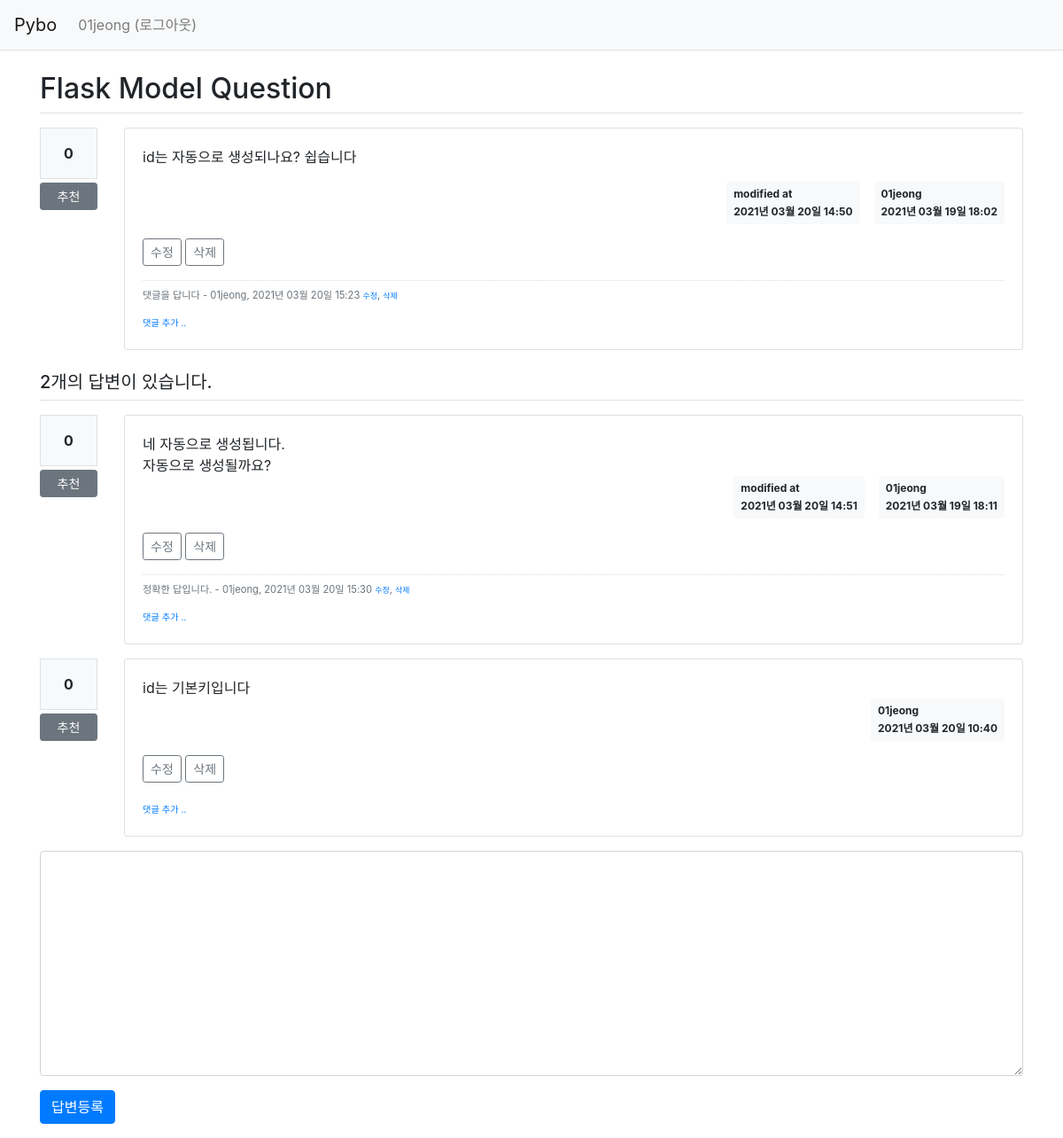
Screenshot of /question/detail/2/ (signed in) with the database file from the repository.
### pybo/models.py (models this page shows)
class User(db.Model):
    id = db.Column(db.Integer, primary_key=True)
    username = db.Column(db.String(150), unique=True, nullable=False)
    password = db.Column(db.String(200), nullable=False)
    email = db.Column(db.String(120), unique=True, nullable=False)

class Question(db.Model):
    id = db.Column(db.Integer, primary_key=True)
    subject = db.Column(db.String(200), nullable=False)
    content = db.Column(db.Text(), nullable=False)
    create_date = db.Column(db.DateTime(), nullable=False)
    user_id = db.Column(db.Integer, db.ForeignKey('user.id', ondelete='CASCADE'), nullable=False)
    user = db.relationship('User', backref=db.backref('question_set'))
    modify_date = db.Column(db.DateTime(), nullable=True)
    voter = db.relationship('User', secondary=question_voter, backref=db.backref('question_voter_set'))

class Comment(db.Model):
    id = db.Column(db.Integer, primary_key=True)
    user_id = db.Column(db.Integer, db.ForeignKey('user.id', ondelete='CASCADE'), nullable=False)
    user = db.relationship('User', backref=db.backref('comment_set'))
    content = db.Column(db.Text(), nullable=False)
    create_date = db.Column(db.DateTime(), nullable=False)
    modify_date = db.Column(db.DateTime())
    question_id = db.Column(db.Integer, db.ForeignKey('question.id', ondelete='CASCADE'), nullable=True)
    question = db.relationship('Question', backref=db.backref('comment_set'))
    answer_id = db.Column(db.Integer, db.ForeignKey('answer.id', ondelete='CASCADE'), nullable=True)
    answer = db.relationship('Answer', backref=db.backref('comment_set'))

class Answer(db.Model):
    id = db.Column(db.Integer, primary_key=True)
    question_id = db.Column(db.Integer, db.ForeignKey('question.id', ondelete='CASCADE'))
    question = db.relationship('Question', backref=db.backref('answer_set'))
    content = db.Column(db.Text(), nullable=False)
    create_date = db.Column(db.DateTime(), nullable=False)
    user_id = db.Column(db.Integer, db.ForeignKey('user.id', ondelete='CASCADE'), nullable=False)
    user = db.relationship('User', backref=db.backref('answer_set'))
    modify_date = db.Column(db.DateTime(), nullable=True)
    voter = db.relationship('User', secondary=answer_voter, backref=db.backref('answer_voter_set'))

### pybo/views/question_views.py (the view)
@bp.route('/detail/<int:question_id>/')
def detail(question_id):
    form = AnswerForm()
    question = Question.query.get_or_404(question_id)
    return render_template('question/question_detail.html', question=question, form=form)

### pybo/forms.py
class AnswerForm(FlaskForm):
    content = TextAreaField('내용', validators=[DataRequired('내용은 필수입력 항목입니다.')])

### pybo/filter.py (called while the page is built)
def format_datetime(value, fmt='%Y년 %m월 %d일 %H:%M'):
    return value.strftime(fmt)

### pybo/views/auth_views.py (called while the page is built)
@bp.before_app_request
def load_logged_in_user():
    user_id = session.get('user_id')
    if user_id is None:
        g.user = None
    else:
        g.user = User.query.get(user_id)

### pybo/templates/question/question_detail.html (shortened to what this page needs)
{% extends 'base.html' %}
{% block content %}
<div class="container my-3">
    <h2 class="border-bottom py-2">{{ question.subject }}</h2>
    <div class="row my-3">
        <div class="col-1">
            <div class="bg-light text-center p-3 border font-weight-bolder mb-1">{{ question.voter|length }}</div>
            <a href="#" data-uri="{{ url_for('vote.question', question_id=question.id) }}"
               class="recommend btn btn-sm btn-secondary btn-block my-1">추천</a>
        </div>
        <div class="col-11">
            <div class="card">
                <div class="card-body">
                    <div class="card-text">{{ question.content|markdown }}</div>
                    <div class="d-flex justify-content-end">
                        {% if question.modify_date %}
                        <div class="badge badge-light p-2 text-left mx-3">
                            <div class="mb-2">modified at</div>
                            <div>{{ question.modify_date|datetime }}</div>
                        </div>
                        {% endif %}
                        <div class="badge badge-light p-2 text-left">
                            <div class="mb-2">{{ question.user.username }}</div>
                            <div>{{ question.create_date|datetime }}</div>
                        </div>
                    </div>
                    {% if g.user == question.user %}
                    <div class="my-3">
                        <a href="{{ url_for('question.modify', question_id=question.id) }}"
                           class="btn btn-sm btn-outline-secondary">수정</a>
                        <a href="#" class="delete btn btn-sm btn-outline-secondary"
                           data-uri="{{ url_for('question.delete', question_id=question.id) }}">삭제</a>
                    </div>
                    {% endif %}
                    {% if question.comment_set|length > 0 %}
                    <div class="mt-3">
                    {% for comment in question.comment_set %}
                        <div class="comment py-2 text-muted">
                            <span style="white-space: pre-line;">{{ comment.content }}</span>
                            <span>
                                - {{ comment.user.username }}, {{ comment.create_date|datetime }}
                            </span>
                            {% if g.user == comment.user %}
                            <a href="{{ url_for('comment.modify_question', comment_id=comment.id) }}" class="small">수정</a>,
                            <a href="#" class="small delete"
                               data-uri="{{ url_for('comment.delete_question', comment_id=comment.id) }}">삭제</a>
                            {% endif %}
                        </div>
                    {% endfor %}
                    </div>
                    {% endif %}
                    <div>
                        <a href="{{ url_for('comment.create_question', question_id=question.id) }}"
                           class="small"><small>댓글 추가 ..</small></a>
                    </div>
                </div>
            </div>
        </div>
    </div>
    <h5 class="border-bottom my-3 py-2">{{ question.answer_set|length }}개의 답변이 있습니다.</h5>
    {% for answer in question.answer_set %}
    <div class="row my-3">
        <div class="col-1">
            <div class="bg-light text-center p-3 border font-weight-bolder mb-1">{{ answer.voter|length }}</div>
            <a href="#" data-uri="{{ url_for('vote.answer', answer_id=answer.id) }}"
                class="recommend btn btn-sm btn-secondary btn-block my-1">추천</a>
        </div>
        <div class="col-11">
            <div class="card">
                <div class="card-body">
                    <div class="card-text" style="white-space: pre-line;">{{ answer.content }}</div>
                    <div class="d-flex justify-content-end">
                        {% if answer.modify_date %}
                        <div class="badge badge-light p-2 text-left mx-3">
                            <div class="mb-2">modified at</div>
                            <div>{{ answer.modify_date|datetime }}</div>
                        </div>
                        {% endif %}
                        <div class="badge badge-light p-2 text-left">
                            <div class="mb-2">{{ answer.user.username }}</div>
                            <div>{{ answer.create_date|datetime }}</div>
                        </div>
                    </div>
                    {% if g.user == answer.user %}
                    <div class="my-3">
                        <a href="{{ url_for('answer.modify', answer_id=answer.id) }}"
                            class="btn btn-sm btn-outline-secondary">수정</a>
                        <a href="#" class="delete btn btn-sm btn-outline-secondary "
                            data-uri="{{ url_for('answer.delete', answer_id=answer.id) }}">삭제</a>
                    </div>
                    {% endif %}
                    {% if answer.comment_set|length > 0 %}
                    <div class="mt-3">
                    {% for comment in answer.comment_set %}
                        <div class="comment py-2 text-muted">
                            <span style="white-space: pre-line;">{{ comment.content }}</span>
                            <span>
                                - {{ comment.user.username }}, {{ comment.create_date|datetime }}
                            </span>
                            {% if g.user == comment.user %}
                            <a href="{{ url_for('comment.modify_answer', comment_id=comment.id) }}" class="small">수정</a>,
                            <a href="#" class="small delete"
                               data-uri="{{ url_for('comment.delete_answer', comment_id=comment.id) }}">삭제</a>
                            {% endif %}
                        </div>
                    {% endfor %}
                    </div>
                    {% endif %}
                    <div>
                        <a href="{{ url_for('comment.create_answer', answer_id=answer.id) }}"
                           class="small"><small>댓글 추가 ..</small></a>
                    </div>
                </div>
            </div>
        </div>
    </div>
    {% endfor %}
    <form action="{{ url_for('answer.create', question_id=question.id) }}" method="post" class="my-3">
        <div class="form-group">
            <textarea {% if not g.user %}disabled{% endif %}
                    name="content" id="content" class="form-control" rows="10"></textarea>
        </div>
        <input type="submit" value="답변등록" class="btn btn-primary">
    </form>
</div>
{% endblock %}

### pybo/templates/navbar.html (shortened to what this page needs)
<nav class="navbar navbar-expand-lg navbar-light bg-light border-bottom">
    <a class="navbar-brand" href="{{ url_for('main.index') }}">Pybo</a>
    <div class="collapse navbar-collapse flex-grow-0" id="navbarNav">
        {% if g.user %}
        <ul class="navbar-nav">
            <li class="nav-item ">
                <a class="nav-link" href="{{ url_for('auth.logout') }}">{{ g.user.username }} (로그아웃)</a>
            </li>
        </ul>
        {% endif %}
    </div>
</nav>

### pybo/static/style.css (style rules this page uses)
.comment { border-top:dotted 1px #ddd; font-size:0.7em; }

### rows the page displays
User: user.username "01jeong"
Question: subject "Flask Model Question", content "id는 자동으로 생성되나요? 쉽습니다", modify_date "2021년 03월 20일 14:50", create_date "2021년 03월 19일 18:02"
Comment: content "댓글을 답니다", user.username "01jeong", create_date "2021년 03월 20일 15:23"
Answer: voter|length "0", content "네 자동으로 생성됩니다. 자동으로 생성될까요?", modify_date "2021년 03월 20일 14:51", user.username "01jeong", create_date "2021년 03월 19일 18:11"
Comment: content "정확한 답입니다.", user.username "01jeong", create_date "2021년 03월 20일 15:30"
Answer: voter|length "0", content "id는 기본키입니다", user.username "01jeong", create_date "2021년 03월 20일 10:40"

### other values shown
{{ question.voter|length }} "0"
{{ question.answer_set|length }} "2"
